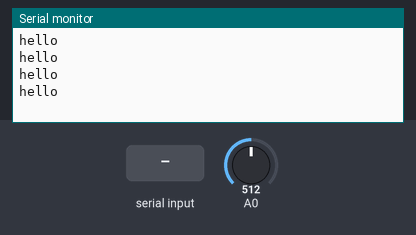
Bench run of a sketch on a simulated Arduino Uno, built with avr-gcc and run on an emulated ATmega328P. Shown: the last lines printed to the serial monitor. Inputs (shaded band) come from the test bench; at power-on: A0 = 512.

Above: at 1.0 s.
1.1 s: "1" received over Serial
At 1.6 s:
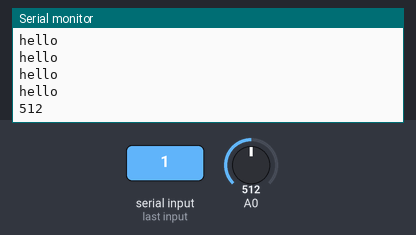
3.2 s: A0 set to 716
At 3.6 s:
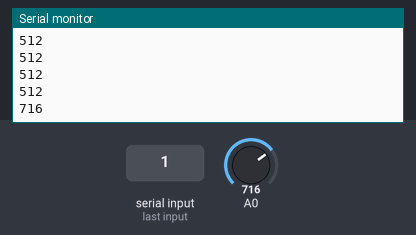
4.7 s: A0 set to 900
At 5.1 s:
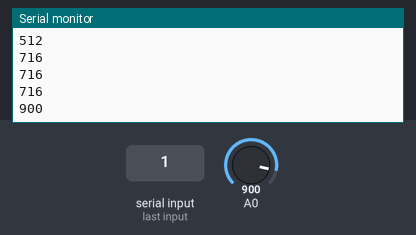
Timing chart, 0 to 7.7 s (numbered marks = the images above; inputs shaded):
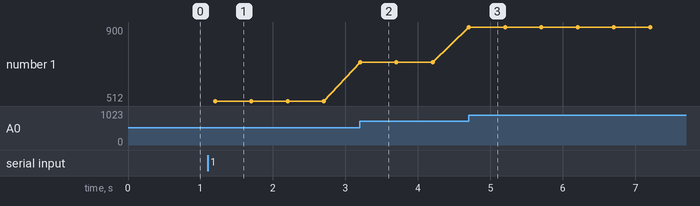

Measured:
- after the input at 1.1 s, the serial monitor: prints a new line after 0.10 s (image 1)
- after the input at 3.2 s, the serial monitor: prints a new line at once (image 2)
- after the input at 4.7 s, the serial monitor: prints a new line at once (image 3)
- plotted number 1: 512 → 716 after the input at 3.2 s, 716 → 900 after the input at 4.7 s

The sketch:

potentiometerExample.ino
```cpp
void setup() {
  // put your setup code here, to run once:
 Serial.begin(9600); // set baud rate for serial communication

 while (Serial.available() <= 0) {
    Serial.println("hello"); // send "hello" until receive response from website
    delay(300);
  }
}

void loop() {
  // put your main code here, to run repeatedly:
  int potValue = analogRead(A0); // get analog values from pin A0
  Serial.println(potValue); // print line the value
  delay(500); // wait half a second before sending next value
}
```
